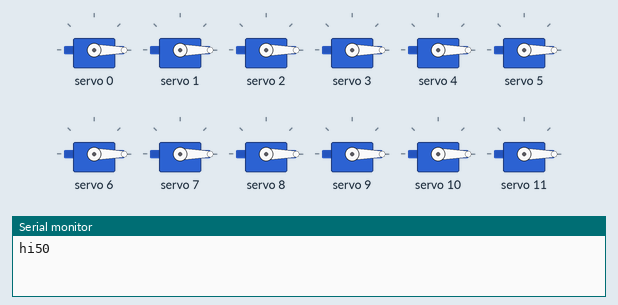
Recording of a program running on a simulated ESP32. On the bench: 12 × servo, the last lines printed to the serial monitor.

Above: at 0.1 s.
At 7.2 s:
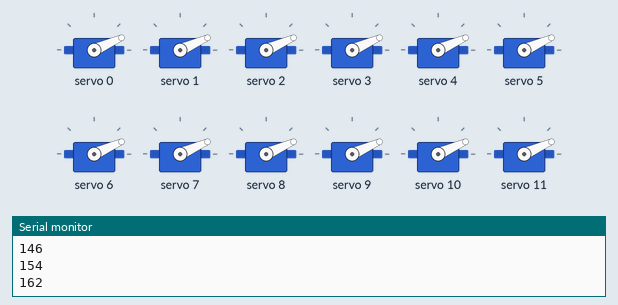
At 10.8 s:
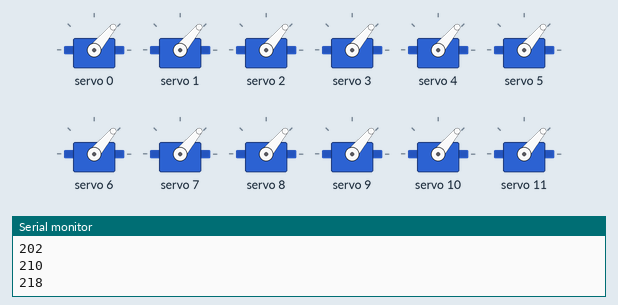
At 14.3 s:
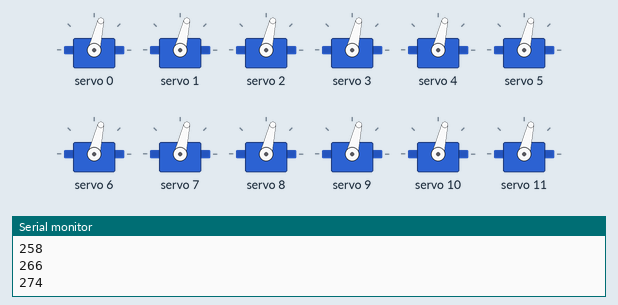
At 21.5 s:
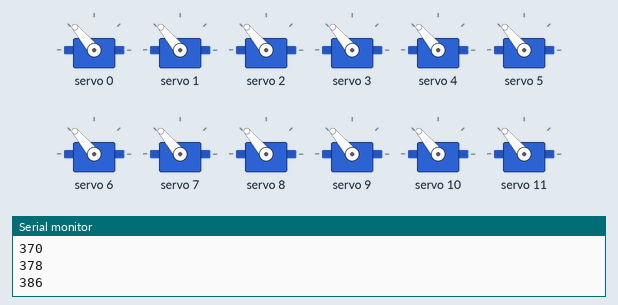
At 28.6 s:
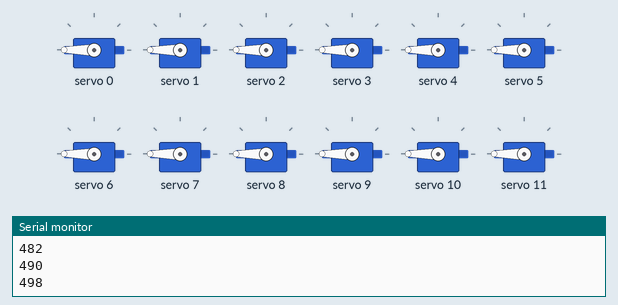
Timing chart, 0 to 40.0 s (numbered marks = the images above):
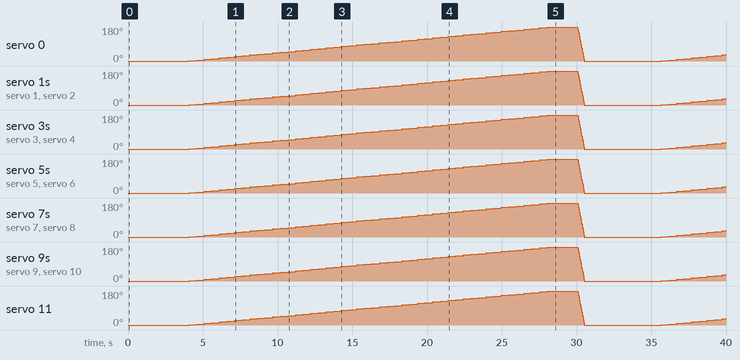

Measured:
- by itself, servo 0: 0° → 1° at 4.1 s, → 5° 0.51 s later, → 9° 0.51 s later, → 13° 0.51 s later, … (82 changes in this stretch)
- by itself, servo 1, servo 2: 0° → 1° at 4.1 s, → 5° 0.51 s later, → 9° 0.51 s later, → 13° 0.51 s later, … (81 changes in this stretch)
- by itself, servo 3, servo 4: 0° → 1° at 4.1 s, → 5° 0.51 s later, → 9° 0.51 s later, → 13° 0.51 s later, … (81 changes in this stretch)
- by itself, servo 5, servo 6: 0° → 1° at 4.1 s, → 5° 0.51 s later, → 9° 0.51 s later, → 13° 0.51 s later, … (81 changes in this stretch)
- by itself, servo 7, servo 8: 0° → 1° at 4.1 s, → 5° 0.51 s later, → 9° 0.51 s later, → 13° 0.51 s later, … (81 changes in this stretch)
- by itself, servo 9, servo 10: 0° → 1° at 4.1 s, → 5° 0.51 s later, → 9° 0.51 s later, → 13° 0.51 s later, … (81 changes in this stretch)
- by itself, servo 11: 0° → 1° at 4.1 s, → 5° 0.51 s later, → 9° 0.51 s later, → 13° 0.51 s later, … (81 changes in this stretch)

The program:

main.cpp
```cpp
#include <Arduino.h>
#include <Wire.h>
#include <Adafruit_PWMServoDriver.h> //You can download this library below

//set default address 0x40
Adafruit_PWMServoDriver servoController = Adafruit_PWMServoDriver();

const uint8_t frequency = 50;    // Frecuencia PWM de 50Hz o T=20ms
const uint16_t ServoMinTicks = 50; // ancho de pulso en ticks para pocicion 0°
const uint16_t ServoMaxTicks = 500; // ancho de pulso en ticks para la pocicion 180°

void setup()
{
   Serial.begin(115200);
   Serial.print("hi");
   servoController.begin();
   servoController.setPWMFreq(frequency );
}

void loop()
{
   for (uint16_t duty = ServoMinTicks; duty < ServoMaxTicks; duty += 8) {
      for (uint8_t n = 0; n<16; n++) {
         servoController.setPWM(n, 0, duty);
      }
      Serial.println(duty);
      delay(500);
   }
   delay(1000);
   Serial.print("+");


   for (uint16_t duty = ServoMaxTicks; duty > ServoMinTicks; duty -= 8) {
      for (uint8_t n = 0; n<16; n++) {
         servoController.setPWM(n, 0, duty);
      }
   }
   delay(1000);
   Serial.print("-");

}
```
